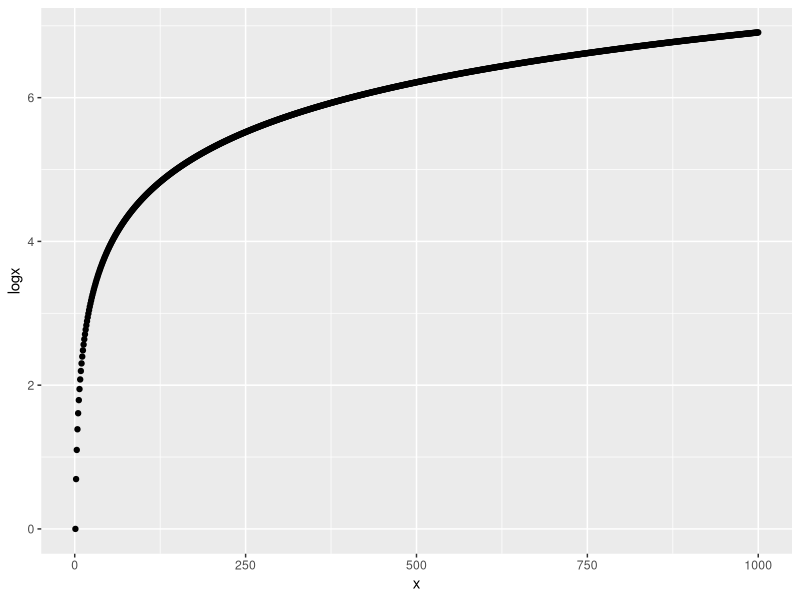
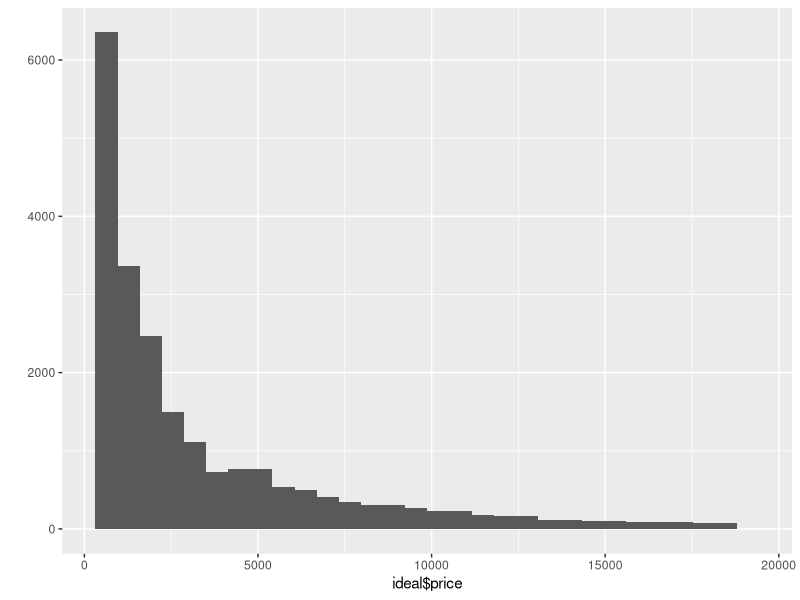
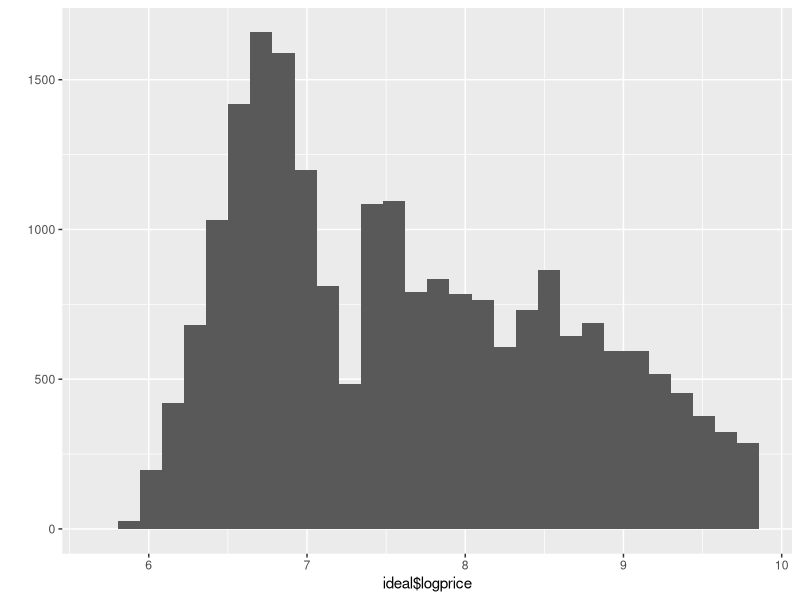
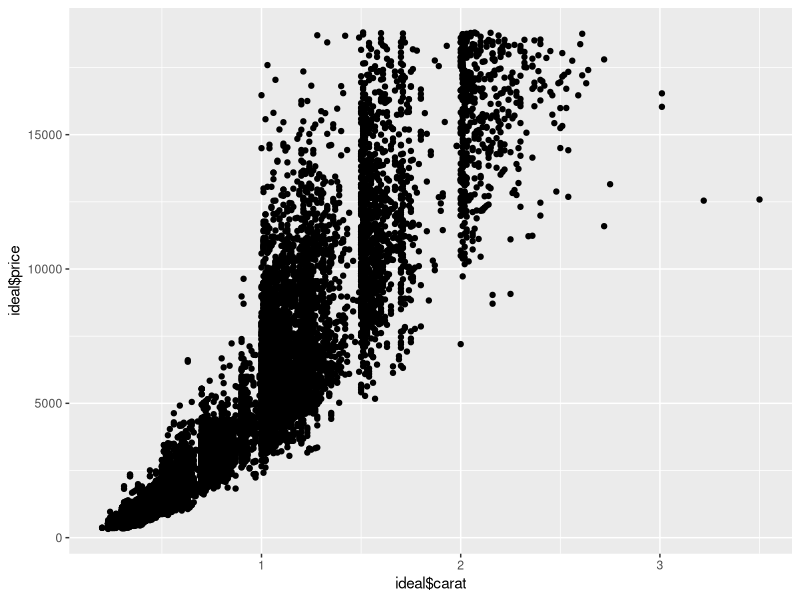
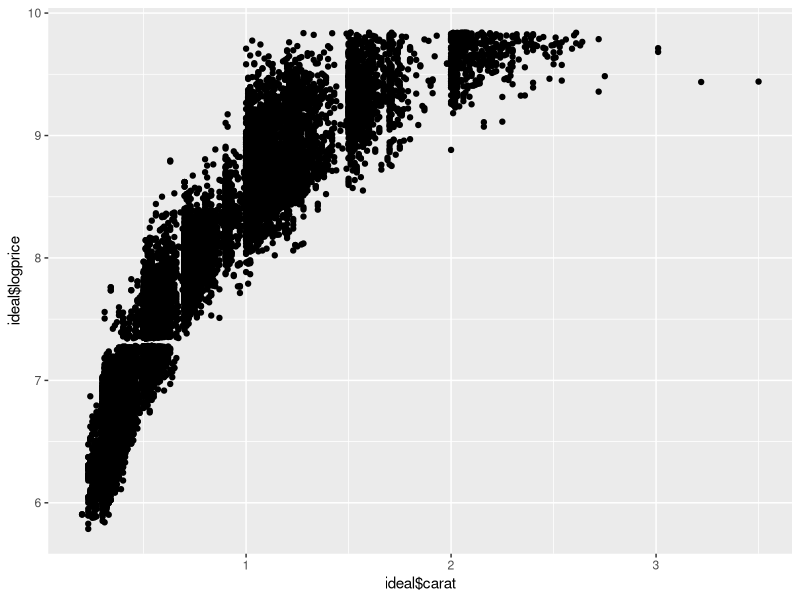
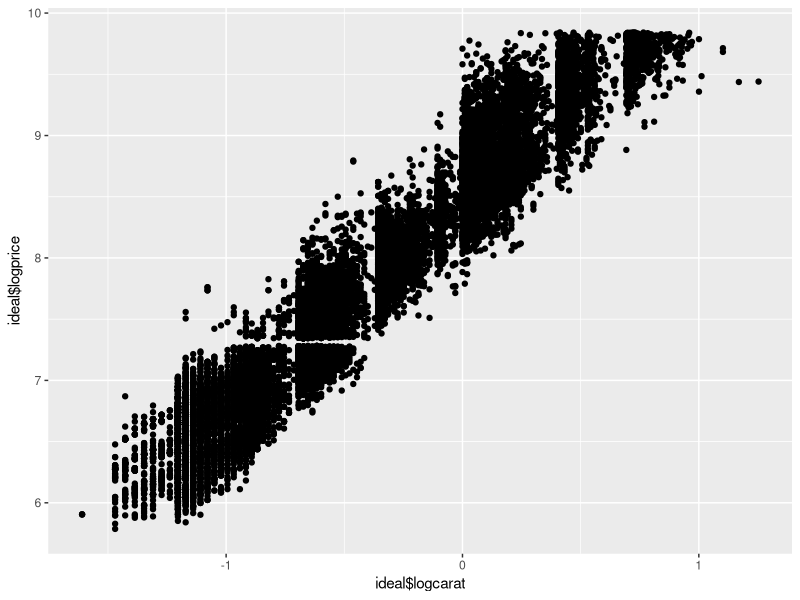
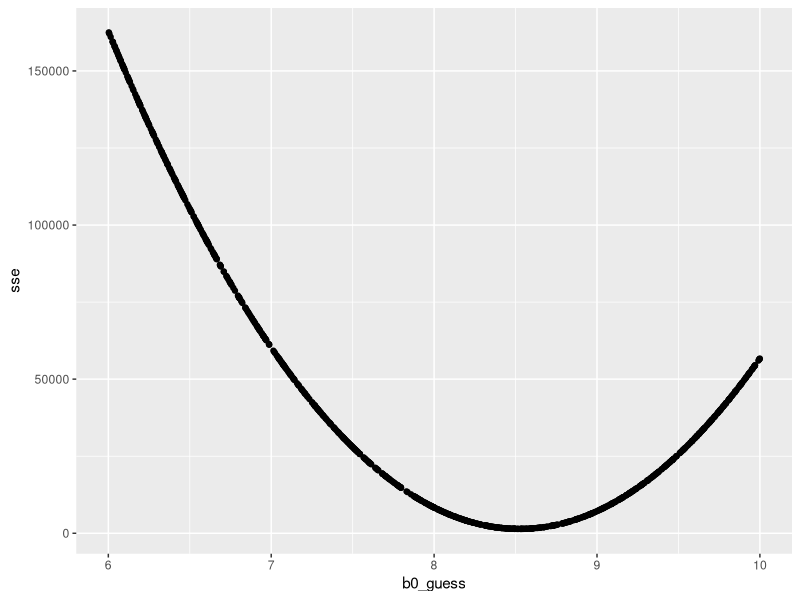
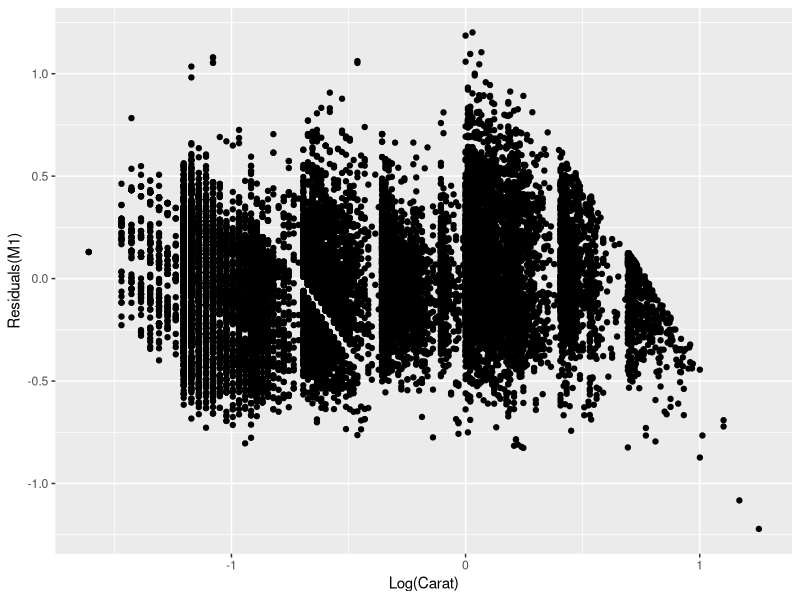

Recreate these plots in R, in order.
## ---- chunk 1

library(tidyverse)
library(ggplot2)
data(diamonds)

dim(diamonds)
head(diamonds)

table(diamonds$cut)

ideal <- filter(diamonds, cut == "Ideal")

mean(ideal$carat)
mean(ideal$price)


## ---- chunk 2
x <- 1:1000
logx <- log(x)
qplot(x, logx)
## ---- chunk 3
log(1) # log(1) == 0

log(2 * 3)
log(2) + log(3) # log(z * w) == log(z) + log(w)

log(2 ^ 3)
3 * log(2) # log(z ^ w) == w * log(z)

exp(log(5.4)) # exp(log(x)) == x, where exp() takes e (~= 2.72) and raises it to the value of the function's argument
## ---- chunk 4

ideal$logprice <- log(ideal$price)

qplot(ideal$price)
qplot(ideal$logprice)
## ---- chunk 5

qplot(ideal$carat, ideal$price)
qplot(ideal$carat, ideal$logprice)

ideal$logcarat <- log(ideal$carat)
qplot(ideal$logcarat,ideal$logprice) #The scatter plot that looks to have a more linear relationship is the log of carat and log of price scatter plot.



## ---- chunk 6

m1 <- lm(logprice ~ logcarat, ideal)

mean(ideal$logcarat)
mean(ideal$logprice)
mean(ideal$price)
mean(ideal$carat)


str(m1)
summary(m1)

## ---- chunk 7

coef(m1)

model_coefs <- coef(m1) 
model_coefs

exp(model_coefs[1])
exp(model_coefs[2])
## ---- chunk 8

exp(model_coefs[1])
exp(model_coefs[2])


#(p1 <- qplot(x = ideal$logcarat, y = ideal$logprice,
#             xlab = "Log(Carat)", ylab = "Log(Price)"))
#(p2 <- p1 + 
#    geom_abline(intercept = model_coefs[1], 
#                slope = model_coefs[2], 
#                color = "red"))

## ---- chunk 9

new_diamond <- data.frame(logcarat = c(log(0.5), log(1), log(1.5)))
new_diamond
pred123k <- predict(m1, new_diamond)

pred123k
exp(pred123k)
exp(new_diamond)
new_diamond



## ---- chunk 10

model_score_int <- function(b0, x, y) {
  b1 <- (mean(y) - b0 ) / mean(x)
  yhat <- b0 + b1 * x
  e <- y - yhat
  sum(e^2)
}

## ---- chunk 11


model_score_int(b0 = 8, x = ideal$logcarat, y = ideal$logprice)
sse <- map_dbl(8, model_score_int, x = ideal$logcarat, y = ideal$logprice)

sse
## ---- chunk 12

n_guess <- 1000
b0_guess <- runif(n = n_guess, min = 6, max = 10)
head(b0_guess)

## ---- chunk 13

#model_score_int(b0 = b0_guess, x = ideal$logcarat, y = ideal$logprice)
sse <- map_dbl(b0_guess, model_score_int, x = ideal$logcarat, y = ideal$logprice)

head(sse)

## ---- chunk 14

qplot(b0_guess, sse)
which.min(sse)
sse[which.min(sse)]
b0_guess[which.min(sse)]


## ---- chunk 15
anova(m1)


## ---- chunk 16

summary(m1)
str(m1)



## ---- chunk 17

mean(ideal$logcarat)
m2 <- lm(m1$residuals~logcarat, ideal)
m2
model_coefs2 <- coef(m2) 
model_coefs2

(p3 <- qplot(x = ideal$logcarat, y = m1$residuals,
             xlab = "Log(Carat)", ylab = "Residuals(M1)"))
(p4 <- p3 + 
    geom_abline(intercept = model_coefs2[1], 
                slope = model_coefs2[2], 
                color = "red"))

## ---- chunk 18
diamonds %>%
  mutate(price_carat = price / carat) %>%
  group_by(cut) %>%
  summarize(m_price_carat = mean(price_carat))
